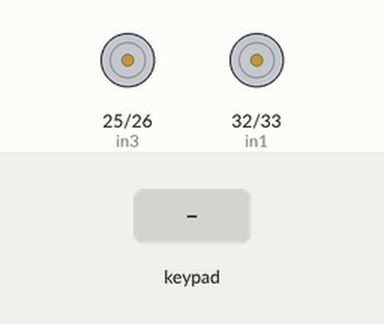
The sketch below on a simulated ESP32. Parts: motor-driver pin pairs drawn as motors (green arrow = first pin HIGH = forward, orange = second pin HIGH = backward, longer = more drive). Inputs (shaded band) come from the test bench.

Above: at 1.2 s.
1.3 s: key 'U' pressed
At 1.51 s:
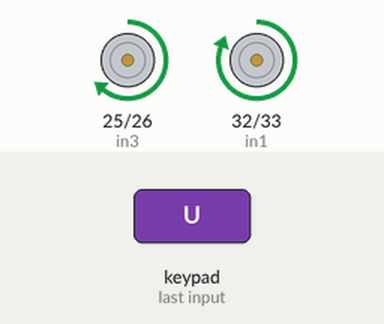
3.2 s: key 'D' pressed
At 3.41 s:
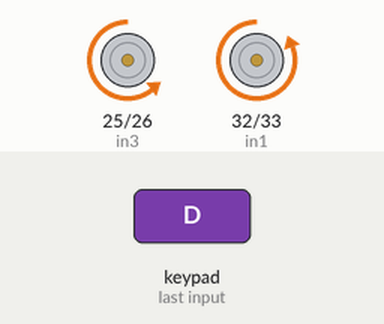
5.1 s: key 'O' pressed
At 5.31 s:
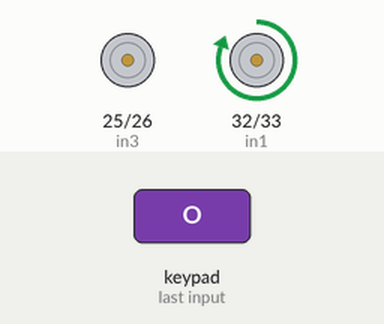
7.0 s: key 'S' pressed
At 7.21 s:
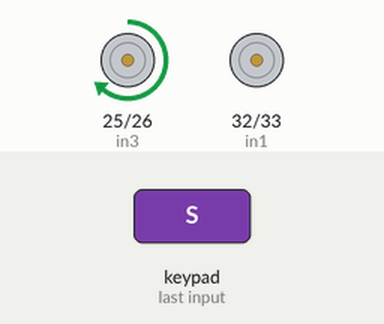
Timing chart, 0 to 9.9 s (numbered marks = the images above; inputs shaded):
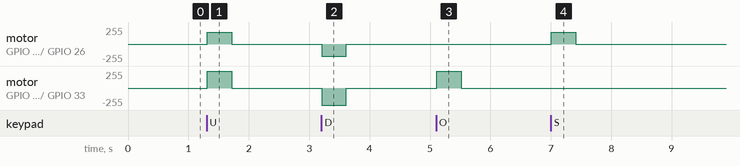

Measured:
- after the input at 1.3 s, motor on GPIO 25 (in3) / GPIO 26 (in4): stopped → forward 180/255 at once, → stopped 0.41 s later; motor on GPIO 32 (in1) / GPIO 33 (in2): stopped → forward 255/255 at once, → stopped 0.41 s later
- after the input at 3.2 s, motor on GPIO 25 (in3) / GPIO 26 (in4): stopped → backward 180/255 at once, → stopped 0.41 s later; motor on GPIO 32 (in1) / GPIO 33 (in2): stopped → backward 255/255 at once, → stopped 0.41 s later
- after the input at 5.1 s, motor on GPIO 32 (in1) / GPIO 33 (in2): stopped → forward 255/255 at once, → stopped 0.41 s later
- after the input at 7.0 s, motor on GPIO 25 (in3) / GPIO 26 (in4): stopped → forward 180/255 at once, → stopped 0.41 s later

The sketch:

MCS_PaiCar.ino
```cpp
#define CUSTOM_SETTINGS
#define INCLUDE_GAMEPAD_MODULE
#include <DabbleESP32.h>
#include <ESP32Servo.h>

// 电机引脚
#define in1 32   // 左轮前进
#define in2 33   // 左轮后退
#define in3 25   // 右轮前进
#define in4 26   // 右轮后退

// 固定速度
int leftSpeed = 255;   // 左轮固定最大
int rightSpeed = 180;  // 右轮速度

// ================= 电机函数 =================
void motorForward() {
  analogWrite(in1, leftSpeed);
  digitalWrite(in2, LOW);
  analogWrite(in3, rightSpeed);
  digitalWrite(in4, LOW);
}

void motorBackward() {
  analogWrite(in2, leftSpeed);
  digitalWrite(in1, LOW);
  analogWrite(in4, rightSpeed);
  digitalWrite(in3, LOW);
}

void motorLeft() {
  analogWrite(in1, 0);       // 左轮慢
  digitalWrite(in2, LOW);
  analogWrite(in3, rightSpeed);// 右轮快
  digitalWrite(in4, LOW);
}

void motorRight() {
  analogWrite(in1, leftSpeed); // 左轮快
  digitalWrite(in2, LOW);
  analogWrite(in3, 0);       // 右轮慢
  digitalWrite(in4, LOW);
}

void motorStop() {
  analogWrite(in1, 0);
  analogWrite(in2, 0);
  analogWrite(in3, 0);
  analogWrite(in4, 0);
}

// ================= 初始化 =================
void setup() {
  Serial.begin(115200);

  pinMode(in1, OUTPUT);
  pinMode(in2, OUTPUT);
  pinMode(in3, OUTPUT);
  pinMode(in4, OUTPUT);

  Dabble.begin("Pai_Car");   // 蓝牙名字
}

// ================= 主循环 =================
void loop() {
  Dabble.processInput();

  if (GamePad.isUpPressed()) {
    motorForward();
  }
  else if (GamePad.isDownPressed()) {
    motorBackward();
  }
  else if (GamePad.isSquarePressed()) {   // 左转
    motorLeft();
  }
  else if (GamePad.isCirclePressed()) {   // 右转
    motorRight();
  }
  else {
    motorStop();
  }

  delay(20);
}
```
